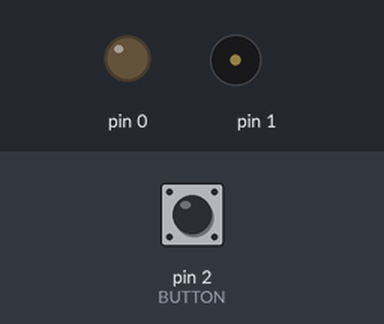
Recording of a sketch running on a simulated Arduino Uno, built with avr-gcc and run on an emulated ATmega328P. On the bench: output pins drawn as LEDs (lit = HIGH), buzzer (waves = sounding). The inputs (shaded band) are chosen by the test bench; at power-on: pin 2 (BUTTON) HIGH. Pins used as bus, display or sensor lines are not drawn.

Above: at 1.33 s.
At 4.54 s:
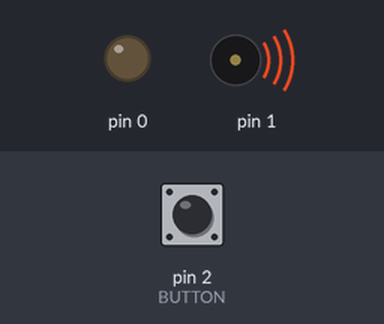
Timing chart, 0 to 5.1 s (numbered marks = the images above):
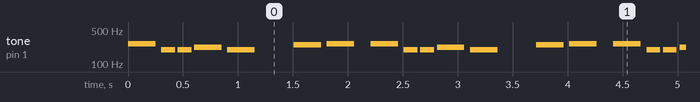

Measured:
- by itself, tone on pin 1: repeats every 2.2 s: silent 0.05 s, 2 × (196 Hz 0.13 s, silent 0.03 s), 220 Hz 0.25 s, silent 0.05 s, 196 Hz 0.25 s, silent 0.35 s, 247 Hz 0.25 s, silent 0.05 s, 262 Hz 0.25 s, silent 0.15 s, 262 Hz 0.25 s

The sketch:

polling.ino
```cpp
//#include "pitches.h"
/*************************************************
   Public Constants
 *************************************************/

#define NOTE_B0 31
#define NOTE_C1 33
#define NOTE_CS1 35
#define NOTE_D1 37
#define NOTE_DS1 39
#define NOTE_E1 41
#define NOTE_F1 44
#define NOTE_FS1 46
#define NOTE_G1 49
#define NOTE_GS1 52
#define NOTE_A1 55
#define NOTE_AS1 58
#define NOTE_B1 62
#define NOTE_C2 65
#define NOTE_CS2 69
#define NOTE_D2 73
#define NOTE_DS2 78
#define NOTE_E2 82
#define NOTE_F2 87
#define NOTE_FS2 93
#define NOTE_G2 98
#define NOTE_GS2 104
#define NOTE_A2 110
#define NOTE_AS2 117
#define NOTE_B2 123
#define NOTE_C3 131
#define NOTE_CS3 139
#define NOTE_D3 147
#define NOTE_DS3 156
#define NOTE_E3 165
#define NOTE_F3 175
#define NOTE_FS3 185
#define NOTE_G3 196
#define NOTE_GS3 208
#define NOTE_A3 220
#define NOTE_AS3 233
#define NOTE_B3 247
#define NOTE_C4 262
#define NOTE_CS4 277
#define NOTE_D4 294
#define NOTE_DS4 311
#define NOTE_E4 330
#define NOTE_F4 349
#define NOTE_FS4 370
#define NOTE_G4 392
#define NOTE_GS4 415
#define NOTE_A4 440
#define NOTE_AS4 466
#define NOTE_B4 494
#define NOTE_C5 523
#define NOTE_CS5 554
#define NOTE_D5 587
#define NOTE_DS5 622
#define NOTE_E5 659
#define NOTE_F5 698
#define NOTE_FS5 740
#define NOTE_G5 784
#define NOTE_GS5 831
#define NOTE_A5 880
#define NOTE_AS5 932
#define NOTE_B5 988
#define NOTE_C6 1047
#define NOTE_CS6 1109
#define NOTE_D6 1175
#define NOTE_DS6 1245
#define NOTE_E6 1319
#define NOTE_F6 1397
#define NOTE_FS6 1480
#define NOTE_G6 1568
#define NOTE_GS6 1661
#define NOTE_A6 1760
#define NOTE_AS6 1865
#define NOTE_B6 1976
#define NOTE_C7 2093
#define NOTE_CS7 2217
#define NOTE_D7 2349
#define NOTE_DS7 2489
#define NOTE_E7 2637
#define NOTE_F7 2794
#define NOTE_FS7 2960
#define NOTE_G7 3136
#define NOTE_GS7 3322
#define NOTE_A7 3520
#define NOTE_AS7 3729
#define NOTE_B7 3951
#define NOTE_C8 4186
#define NOTE_CS8 4435
#define NOTE_D8 4699
#define NOTE_DS8 4978
#define ROW1 13
#define ROW2 12
#define ROW3 11
#define ROW4 10
#define ROW5 9
#define ROW6 8
#define ROW7 7
#define ROW8 6

#define COL1 5
#define COL2 4
#define COL3 3
#define COL4 A4
#define COL5 A3
#define COL6 A2
#define COL7 A1
#define COL8 A0

byte scan[8][8] = {
  {1,0,0,0,0,0,0,0},
  {0,1,0,0,0,0,0,0},
  {0,0,1,0,0,0,0,0},
  {0,0,0,1,0,0,0,0},
  {0,0,0,0,1,0,0,0},
  {0,0,0,0,0,1,0,0},
  {0,0,0,0,0,0,1,0},
  {0,0,0,0,0,0,0,1}
};

byte circle[8][8] = {
  {1,1,0,0,0,0,1,1},
  {1,0,1,1,1,1,0,1},
  {0,1,1,1,1,1,1,0},
  {0,1,1,1,1,1,1,0},
  {0,1,1,1,1,1,1,0},
  {0,1,1,1,1,1,1,0},
  {1,0,1,1,1,1,0,1},
  {1,1,0,0,0,0,1,1}};


byte presentState= 0;

const int row[] = {
  ROW1, ROW2, ROW3, ROW4, ROW5, ROW6, ROW7, ROW8};
const int col[] = {
  COL1,COL2, COL3, COL4, COL5, COL6, COL7, COL8};

void setup()
{

  for (byte i = 0; i <= sizeof(row); i++) {
    pinMode(row[i], OUTPUT);
  }
  for (byte i = 0; i <= sizeof(col); i++) {
    pinMode(col[i], OUTPUT);
  }

  pinMode(2, INPUT_PULLUP);
  pinMode(1, INPUT_PULLUP);

}

void showPattern(byte matrix[8][8]){
  for(byte i = 0; i < 8; i++){
    for(byte j = 0; j < 8; j++){
      digitalWrite(row[j], 1 - scan[i][j]);
      digitalWrite(col[j], 1 - matrix[i][j]);
    }
    for(byte j = 0; j < 8; j++){
      digitalWrite(row[j], HIGH);
      digitalWrite(col[j], LOW);
    }
  }
}
#define BUTTON 2
void checkButton(){
  presentState = digitalRead(BUTTON);
  if(presentState == LOW){
    showPattern(circle);
  }else{
    showPattern(scan);
  }
  delay(1);
}


// notes in the melody:
int melody[] = {
  NOTE_C4, NOTE_G3, NOTE_G3, NOTE_A3, NOTE_G3, 0, NOTE_B3, NOTE_C4
};

// note durations: 4 = quarter note, 8 = eighth note, etc.:
int noteDurations[] = {
  4, 8, 8, 4, 4, 4, 4, 4
};

int thisNote = -1, noteDuration = 0;
long previousTime = 0, presentTime = 0, pauseBetweenNote = 0;

void checkToPlay(){
  presentTime = millis();
  if(presentTime - previousTime >= pauseBetweenNote){
    thisNote ++;
    if(thisNote >= 8){
      thisNote = -1;
      pauseBetweenNote = 100;
      previousTime = millis();
    }else{
      noteDuration = 1000 / noteDurations[thisNote];
      tone(1, melody[thisNote], noteDuration);
      pauseBetweenNote = noteDuration * 1.2;
      previousTime = millis();
    }
  }

}

void loop() {
  for(int i = 0; i < 8; i++){
    checkButton();
    checkToPlay();
  }
}
```
